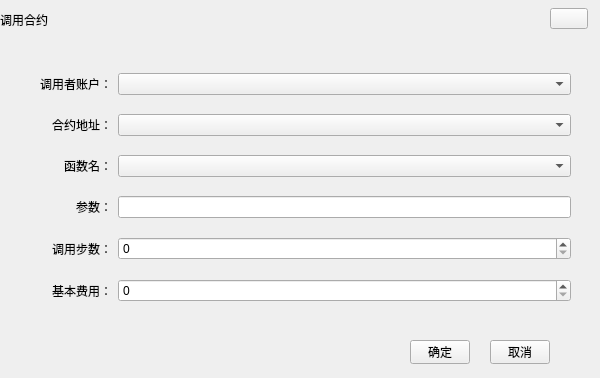
<?xml version="1.0" encoding="UTF-8"?>
<ui version="4.0">
 <class>CallContractWidgetHX</class>
 <widget class="QDialog" name="CallContractWidgetHX">
  <property name="geometry">
   <rect>
    <x>0</x>
    <y>0</y>
    <width>600</width>
    <height>378</height>
   </rect>
  </property>
  <property name="windowTitle">
   <string>Dialog</string>
  </property>
  <widget class="QLabel" name="title_Label">
   <property name="geometry">
    <rect>
     <x>0</x>
     <y>0</y>
     <width>600</width>
     <height>40</height>
    </rect>
   </property>
   <property name="text">
    <string>调用合约</string>
   </property>
  </widget>
  <widget class="QToolButton" name="closeBtn">
   <property name="geometry">
    <rect>
     <x>550</x>
     <y>8</y>
     <width>38</width>
     <height>21</height>
    </rect>
   </property>
   <property name="cursor">
    <cursorShape>PointingHandCursor</cursorShape>
   </property>
   <property name="text">
    <string/>
   </property>
  </widget>
  <widget class="QToolButton" name="okBtn">
   <property name="geometry">
    <rect>
     <x>410</x>
     <y>340</y>
     <width>60</width>
     <height>24</height>
    </rect>
   </property>
   <property name="cursor">
    <cursorShape>PointingHandCursor</cursorShape>
   </property>
   <property name="text">
    <string>确定</string>
   </property>
  </widget>
  <widget class="QToolButton" name="cancelBtn">
   <property name="geometry">
    <rect>
     <x>490</x>
     <y>340</y>
     <width>60</width>
     <height>24</height>
    </rect>
   </property>
   <property name="cursor">
    <cursorShape>PointingHandCursor</cursorShape>
   </property>
   <property name="text">
    <string>取消</string>
   </property>
  </widget>
  <widget class="QWidget" name="layoutWidget">
   <property name="geometry">
    <rect>
     <x>40</x>
     <y>60</y>
     <width>531</width>
     <height>261</height>
    </rect>
   </property>
   <layout class="QGridLayout" name="gridLayout">
    <item row="0" column="0">
     <widget class="QLabel" name="label_2">
      <property name="text">
       <string>调用者账户：</string>
      </property>
      <property name="alignment">
       <set>Qt::AlignRight|Qt::AlignTrailing|Qt::AlignVCenter</set>
      </property>
     </widget>
    </item>
    <item row="0" column="1">
     <widget class="QComboBox" name="callAddress"/>
    </item>
    <item row="2" column="1">
     <widget class="QComboBox" name="function"/>
    </item>
    <item row="1" column="1">
     <widget class="QComboBox" name="contractAddress"/>
    </item>
    <item row="2" column="0">
     <widget class="QLabel" name="label_3">
      <property name="text">
       <string>函数名：</string>
      </property>
      <property name="alignment">
       <set>Qt::AlignRight|Qt::AlignTrailing|Qt::AlignVCenter</set>
      </property>
     </widget>
    </item>
    <item row="1" column="0">
     <widget class="QLabel" name="label">
      <property name="text">
       <string>合约地址：</string>
      </property>
      <property name="alignment">
       <set>Qt::AlignRight|Qt::AlignTrailing|Qt::AlignVCenter</set>
      </property>
     </widget>
    </item>
    <item row="3" column="0">
     <widget class="QLabel" name="label_4">
      <property name="text">
       <string>参数：</string>
      </property>
      <property name="alignment">
       <set>Qt::AlignRight|Qt::AlignTrailing|Qt::AlignVCenter</set>
      </property>
     </widget>
    </item>
    <item row="4" column="1">
     <widget class="QSpinBox" name="gaslimit"/>
    </item>
    <item row="5" column="0">
     <widget class="QLabel" name="label_6">
      <property name="text">
       <string>基本费用：</string>
      </property>
      <property name="alignment">
       <set>Qt::AlignRight|Qt::AlignTrailing|Qt::AlignVCenter</set>
      </property>
     </widget>
    </item>
    <item row="3" column="1">
     <widget class="QLineEdit" name="param"/>
    </item>
    <item row="4" column="0">
     <widget class="QLabel" name="label_5">
      <property name="text">
       <string>调用步数：</string>
      </property>
      <property name="alignment">
       <set>Qt::AlignRight|Qt::AlignTrailing|Qt::AlignVCenter</set>
      </property>
     </widget>
    </item>
    <item row="5" column="1">
     <widget class="QSpinBox" name="gasprice"/>
    </item>
   </layout>
  </widget>
  <zorder>layoutWidget</zorder>
  <zorder>title_Label</zorder>
  <zorder>okBtn</zorder>
  <zorder>cancelBtn</zorder>
  <zorder>closeBtn</zorder>
 </widget>
 <resources/>
 <connections/>
</ui>
